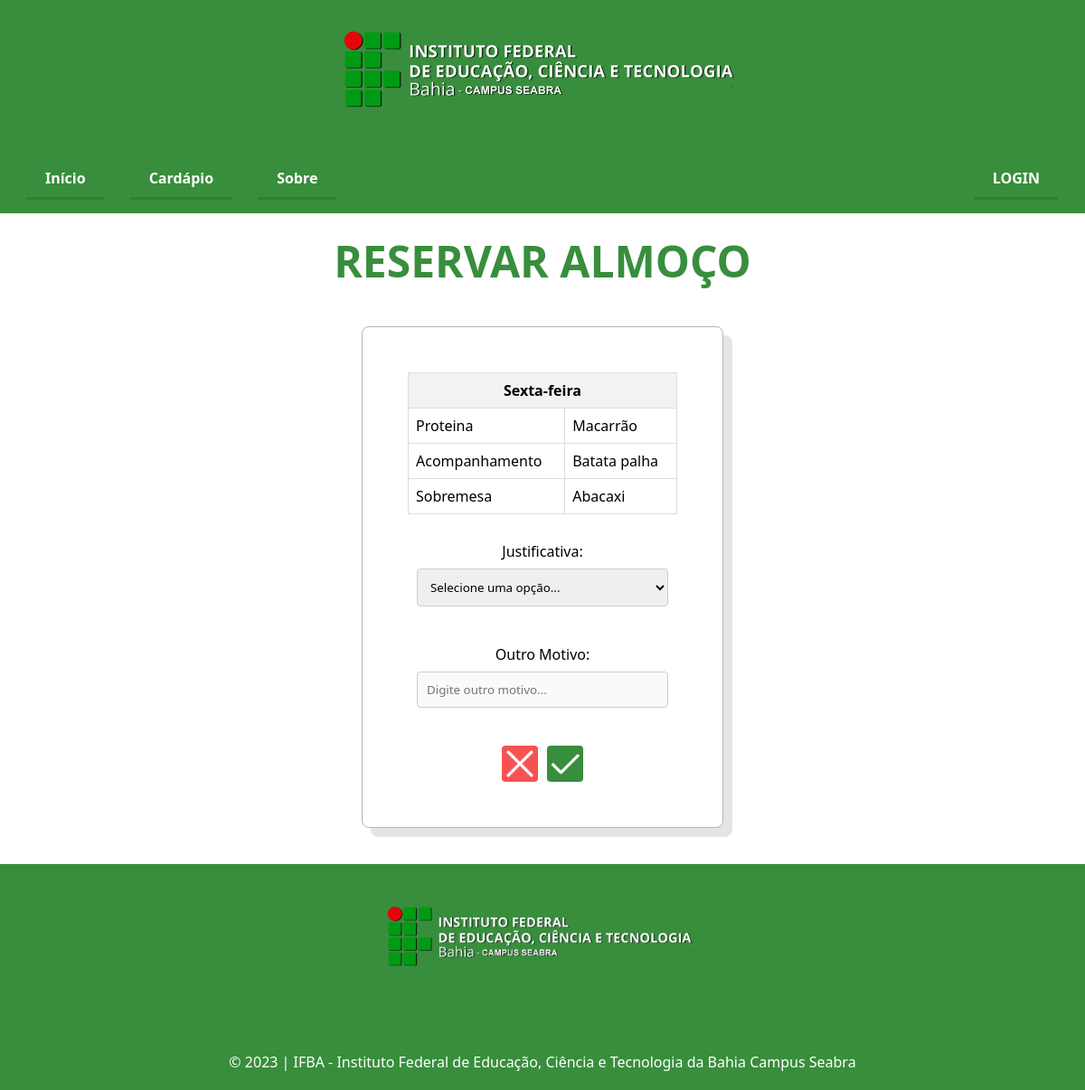
The app's page /View/cardapio-reserva.php, older data.
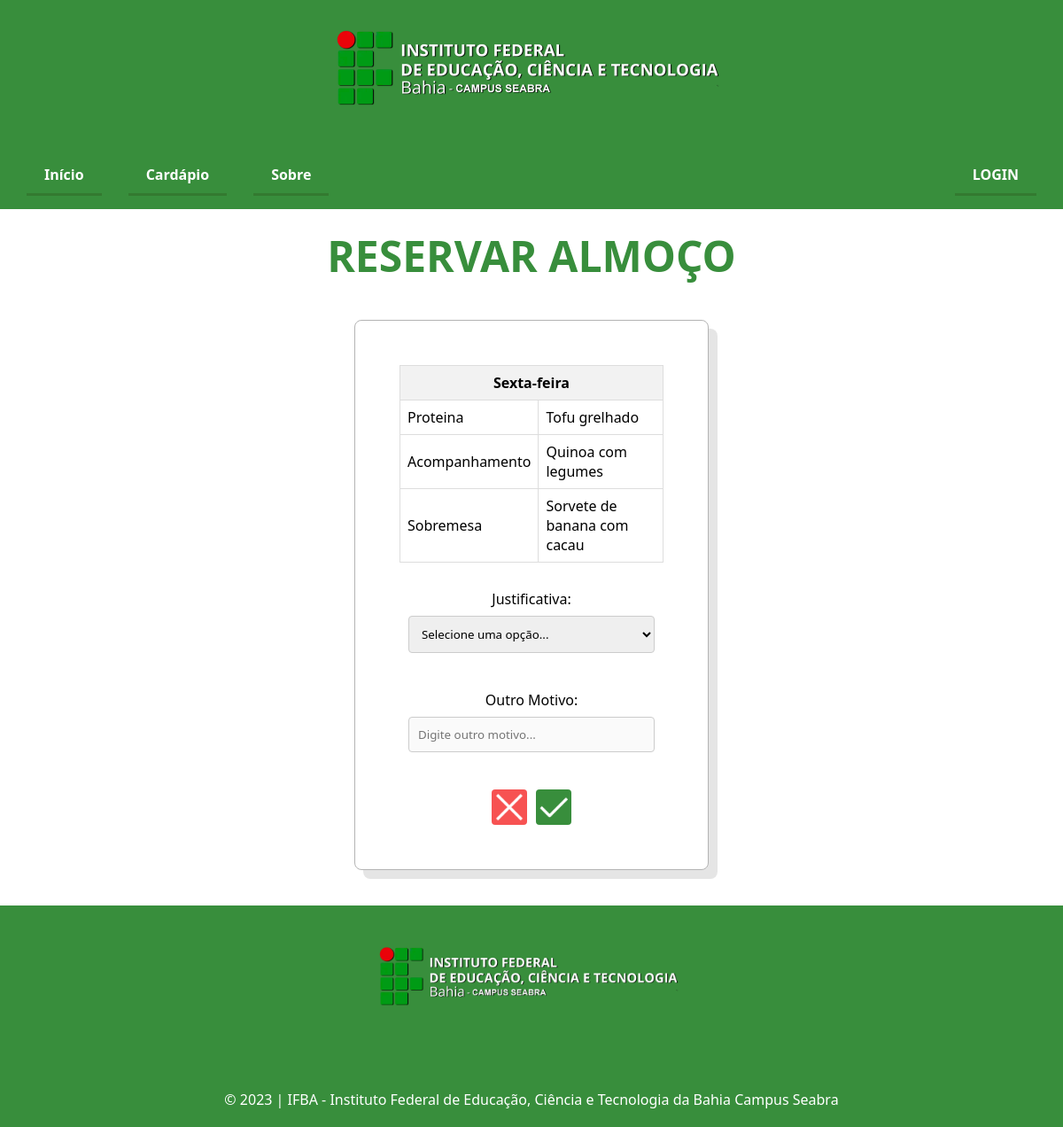
The same page, newer data.
### tables this page shows
CREATE TABLE `cardapio` (
  `id` int(11) NOT NULL,
  `data_refeicao` date NOT NULL,
  `dia` varchar(255) NOT NULL,
  `principal` varchar(255) NOT NULL,
  `acompanhamento` varchar(255) NOT NULL,
  `sobremesa` varchar(255) NOT NULL,
  `ind_excluido` tinyint(1) NOT NULL DEFAULT 0
);

### Model/model.php (called while the page is built, shortened)
<?php
    class LoginModel {
        public $conn;
        public function __construct() {
            require("connect.php");
            $this->conn = $conn;
        }
        public function getCardapio() : array {
            $sql = "SELECT * FROM cardapio WHERE ind_excluido = 0 ORDER BY data_refeicao";
            $result = $this->conn->query($sql);
            if ($result->num_rows > 0) {
                $cardapio = array_fill(0, 5, null);
                while ($row = $result->fetch_assoc()) {
                    $dia = "";
                    switch ($row['dia']) {
                        case "segunda":
                            $dia = 0; break;
                        case "terca":
                            $dia = 1; break;
                        case "quarta":
                            $dia = 2; break;
                        case "quinta":
                            $dia = 3; break;
                        case "sexta":
                            $dia = 4; break;
                    }
                    $cardapio[$dia] = array(
                        "dia" => $row['dia'],
                        "data" => $row['data_refeicao'],
                        "principal" => $row['principal'],
                        "acompanhamento" => $row['acompanhamento'],
                        "sobremesa" => $row['sobremesa']
                    );
                }
                return $cardapio;
            } else {
                return array(null);
            }
        }
    }
?>

### Controller/controller.php (called while the page is built, shortened)
<?php
    class LoginController {
        public $model;
        public function __construct() {
            $path = realpath(__DIR__ . "/..");
            require($path . "/Model/model.php");
            $this->model = new LoginModel();
        }
        public function getCardapio() : array {
            return $this->model->getCardapio();
        }
    }
?>

### View/cardapio-reserva.php (the view, shortened to what this page needs)
<?php session_start();
    require("../Controller/controller.php");
    $controller = new LoginController();
    $cardapio = $controller->getCardapio();
    $dataAtual = date('Y-m-d');
    $diaDaSemana = date('l', strtotime($dataAtual));
    switch ($diaDaSemana) {
        case "Friday": $diaDaSemana = "sexta"; $diaNumero = 4; break;
    }
?>
<!DOCTYPE html>
<html lang="pt-br">
<head>
    <link rel="stylesheet" href="css/cardapio-reserva.css">
</head>
<body>
<header class="session-1"> <a href='https://portal.ifba.edu.br/seabra' target='_blank'> <img src='../assets/1b1210fdf4454600bea220983da0cc63.png' alt='logo-ifba-seabra' draggable='false'> </a> </header>
    <?php include_once("process/navbar.php"); showNav("default"); ?>
    <div class="container">
    <h1>RESERVAR ALMOÇO</h1>
    <form action="process/process-justificativa.php" method="POST">
        <table>
            <tr><th colspan="2"><?php echo ucfirst($diaDaSemana) . '-feira' ?></th></tr>
            <tr><td>Proteina</td><td><?php echo $cardapio['principal']; ?></td></tr>
            <tr><td>Acompanhamento</td><td><?php echo $cardapio['acompanhamento']; ?></td></tr>
            <tr><td>Sobremesa</td><td><?php echo $cardapio['sobremesa']; ?></td></tr>
        </table>
        <label for="justificativa">Justificativa:</label>
        <select id="justificativa" name="justificativa" onchange="toggleOutroMotivo()" required>
            <option value="" selected disabled hidden>Selecione uma opção...</option>
        </select>
        <br>
        <label for="outro">Outro Motivo:</label>
        <input type="text" id="outro" name="outro" placeholder="Digite outro motivo..." disabled required>
        <br>
        <div class="botao-container">
            <button class="cancelar" type="button" onclick="cancelarCardapio()"></button>
            <button class="validar" type="submit"></button>
        </div>
    </form>
</div>
    <footer class="rodape">
        <div>
            <img src="../assets/1b1210fdf4454600bea220983da0cc63.png" alt="logo-ifba-seabra" class="logo" draggable="false">
        </div>
        <div class="copyright">
          <p>&copy; 2023 | IFBA - Instituto Federal de Educação, Ciência e Tecnologia da Bahia
            Campus Seabra</p>
        </div>
    </footer>
</body>
</html>

Row changes from the older to the newer data that the page shows:
removed cardapio: principal "Macarrão", acompanhamento "Batata palha", sobremesa "Abacaxi"
added cardapio: principal "Tofu grelhado", acompanhamento "Quinoa com legumes", sobremesa "Sorvete de banana com cacau"
